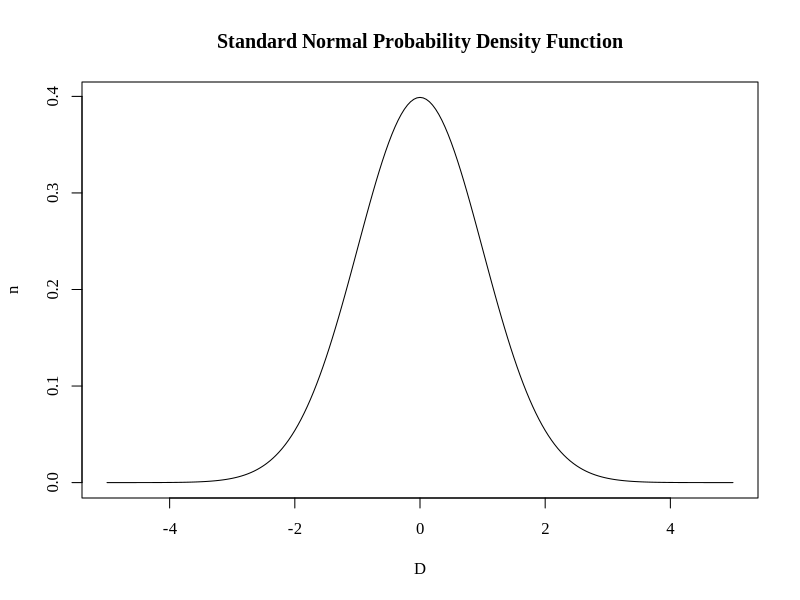
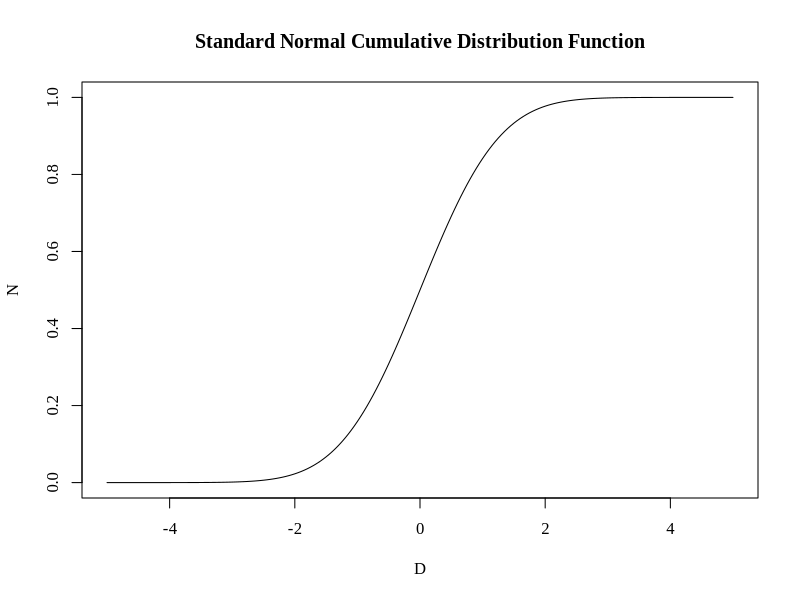
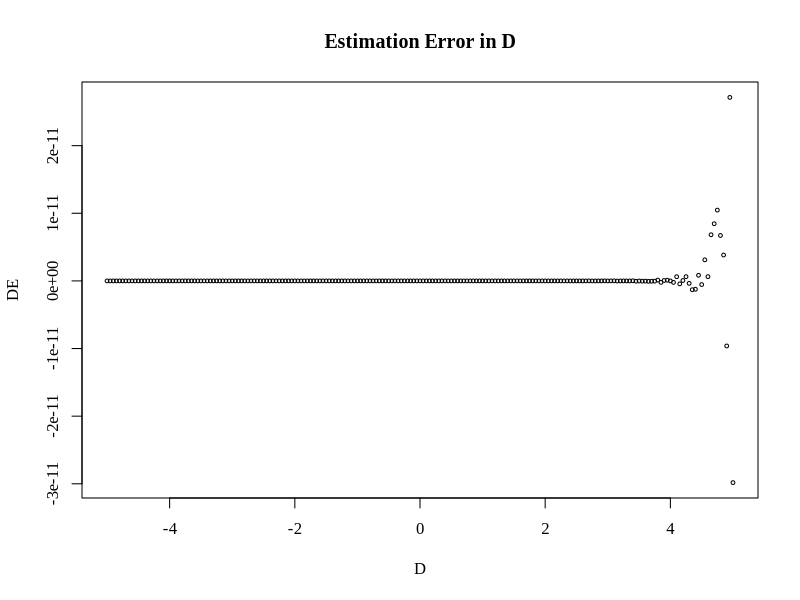
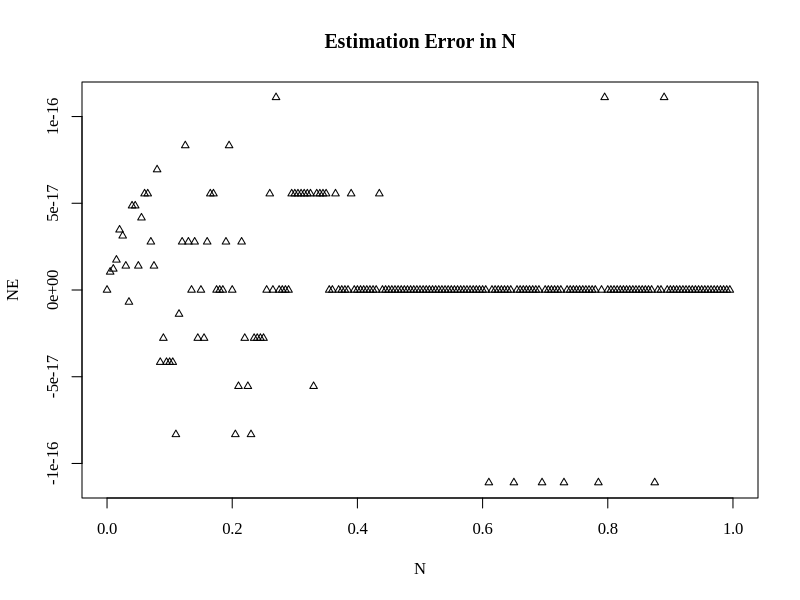

Write R code to recreate these figures, in order.
# 3.2 CDF and Inverse CDF.R
# Insight: Illustrate N(d) in BSMOVM as well as machine error.
# stats: rnorm(), dnorm(), pnorm(), plot()
# Variety of statistics based on the normal distribution
# rmarkdown::render("3.2 CDF and Inverse CDF Test.R", "word_document")
rm(list = ls())  # Take out the Environment "trash"
cat("\014") # Clear Console, making error checking easier.
while (!is.null(dev.list()))  dev.off() # Clear old plots
par(family = 'Times New Roman') # Globally set fonts for graphs
# Libraries
#  date - functions for handling dates
Packages <- c("stats") 
if(length(setdiff(Packages, rownames(installed.packages()))) > 0) {
  install.packages(setdiff(Packages, rownames(installed.packages())))
} # Make sure libraries are installed on this computer
lapply(Packages, library, character.only=TRUE) # Load and attach libraries
rm(Packages)
# Inputs
NumberOfObservations = 1000 # Sample size
EstimatedMean = 0 # Mean
EstimatedStandardDeviation = 1 # Standard deviation
# Generates a random numbrer
SampleDraw = rnorm(NumberOfObservations, EstimatedMean, EstimatedStandardDeviation) 
QuantileValue = 0 # Quantiles
# Probability density function
PDF = dnorm(QuantileValue, EstimatedMean, EstimatedStandardDeviation, log = FALSE) 
# Cumulative distribution function
CDF = pnorm(QuantileValue, EstimatedMean, EstimatedStandardDeviation, 
  lower.tail = TRUE, log.p = FALSE) 
# Quantile function
QF = qnorm(CDF, EstimatedMean, EstimatedStandardDeviation, 
  lower.tail = TRUE, log.p = FALSE) 
Difference = QuantileValue - QF
QuantileValue; PDF; CDF; QF
# Plots of N(D) and D to illustrate machine error and estimation error
NumberOfObservations = 201
D <- c(1:NumberOfObservations)   # Quantile input
N <- c(1:NumberOfObservations)   # CDF input
N1 <- c(1:NumberOfObservations)  # First estimate of CDF
D1 <- c(1:NumberOfObservations)  # First estimate of quantile
DE <- c(1:NumberOfObservations)  # Quantile estimation error
N2 <- c(1:NumberOfObservations)  # Second estimate of CDF
D2 <- c(1:NumberOfObservations)  # Second estimate of quantile
NE <- c(1:NumberOfObservations)  # CDF estimation error
n <- c(1:NumberOfObservations)   # Estimated PDF
EstimatedMean = 0 # Mean
EstimatedStandardDeviation = 1 # Standard deviation
for(i in 1:NumberOfObservations){
  D[i] <- -5.0 + 0.05*as.double((i-1))
  D[i] <- D[i] * EstimatedStandardDeviation + EstimatedMean
  N1[i] <- pnorm(D[i], EstimatedMean, EstimatedStandardDeviation)
  n[i] <- dnorm(D[i], EstimatedMean, EstimatedStandardDeviation)
  D1[i] <- qnorm(N1[i], EstimatedMean, EstimatedStandardDeviation)
  DE[i] <- D1[i] - D[i]
  N[i] <- -0.005 + 0.005*as.double(i)
  D2[i] <- qnorm(N[i], EstimatedMean, EstimatedStandardDeviation)
  N2[i] <- pnorm(D2[i], EstimatedMean, EstimatedStandardDeviation)
  NE[i] <- N2[i] - N[i]
}
MaxNError <- max(abs(NE), na.rm=TRUE)
MaxDError <- max(abs(DE), na.rm=TRUE)
MaxNError; MaxDError
# Standard normal probability density function plot
MaxValue = max(n, na.rm=TRUE); MinValue = min(n, na.rm=TRUE); MaxValue; MinValue
ylim1 = c(1:2); ylim1[1] = MinValue; ylim1[2] = MaxValue
MaxValue = max(D, na.rm=TRUE); MinValue = min(D ,na.rm=TRUE); MaxValue; MinValue
xlim1 = c(1:2); xlim1[1] = MinValue; xlim1[2] = MaxValue
xTitle = "D"; yTitle = "n"
mTitle = "Standard Normal Probability Density Function"
plot(D, n, type = "l", main = mTitle, xlab = xTitle, ylab = yTitle, xlim = xlim1, 
  ylim = ylim1, pch = 1, cex = 0.5)
# Standard normal cumulative distribution function plot
MaxValue = max(N1, na.rm=TRUE); MinValue = min(N1, na.rm=TRUE); MaxValue; MinValue
ylim1 = c(1:2); ylim1[1] = MinValue; ylim1[2] = MaxValue
MaxValue = max(D, na.rm=TRUE); MinValue = min(D ,na.rm=TRUE); MaxValue; MinValue
xlim1 = c(1:2); xlim1[1] = MinValue; xlim1[2] = MaxValue
xTitle = "D"; yTitle = "N"
mTitle = "Standard Normal Cumulative Distribution Function"
plot(D, N1, type = "l", main = mTitle, xlab = xTitle, ylab = yTitle, xlim = xlim1, 
  ylim = ylim1, pch = 1, cex = 0.5)
# Estimation error in D
MaxValue = max(DE, na.rm=TRUE); MinValue = min(DE, na.rm=TRUE); MaxValue; MinValue
ylim1 = c(1:2); ylim1[1] = MinValue; ylim1[2] = MaxValue
MaxValue = max(D, na.rm=TRUE); MinValue = min(D ,na.rm=TRUE); MaxValue; MinValue
xlim1 = c(1:2); xlim1[1] = MinValue; xlim1[2] = MaxValue
xTitle = "D"; yTitle = "DE"
mTitle = "Estimation Error in D"
plot(D, DE, type = "p", main = mTitle, xlab = xTitle, ylab = yTitle, xlim = xlim1, 
  ylim = ylim1, pch = 1, cex = 0.5)
# Estimation error in N
MaxValue = max(NE, na.rm=TRUE); MinValue = min(NE, na.rm=TRUE); MaxValue; MinValue
ylim1 = c(1:2); ylim1[1] = MinValue; ylim1[2] = MaxValue
MaxValue = max(N, na.rm=TRUE); MinValue = min(N ,na.rm=TRUE); MaxValue; MinValue
xlim1 = c(1:2); xlim1[1] = MinValue; xlim1[2] = MaxValue
xTitle = "N"; yTitle = "NE"
mTitle = "Estimation Error in N"
plot(N, NE, type = "p", main = mTitle, xlab = xTitle, ylab = yTitle, xlim = xlim1, 
  ylim = ylim1, pch = 2, cex = 0.75)  # pch = 2 is triangle, cex is size

